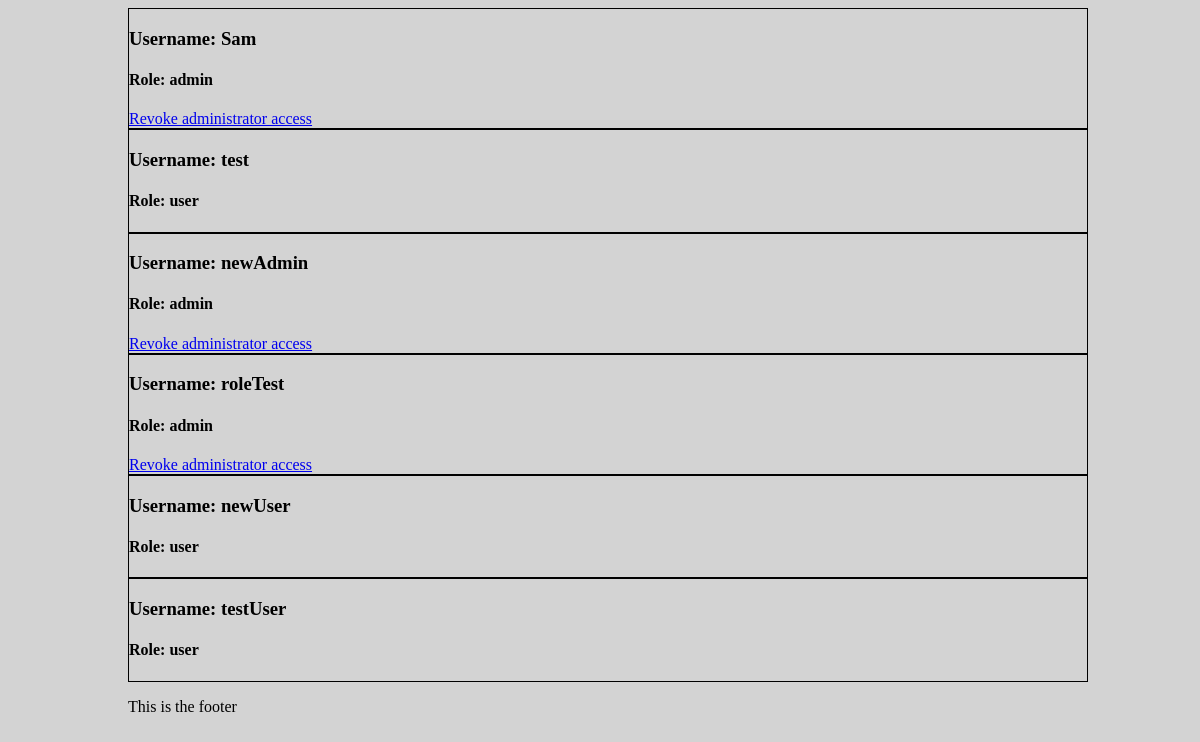
Page /view_users.php (signed in) on the earlier database version.
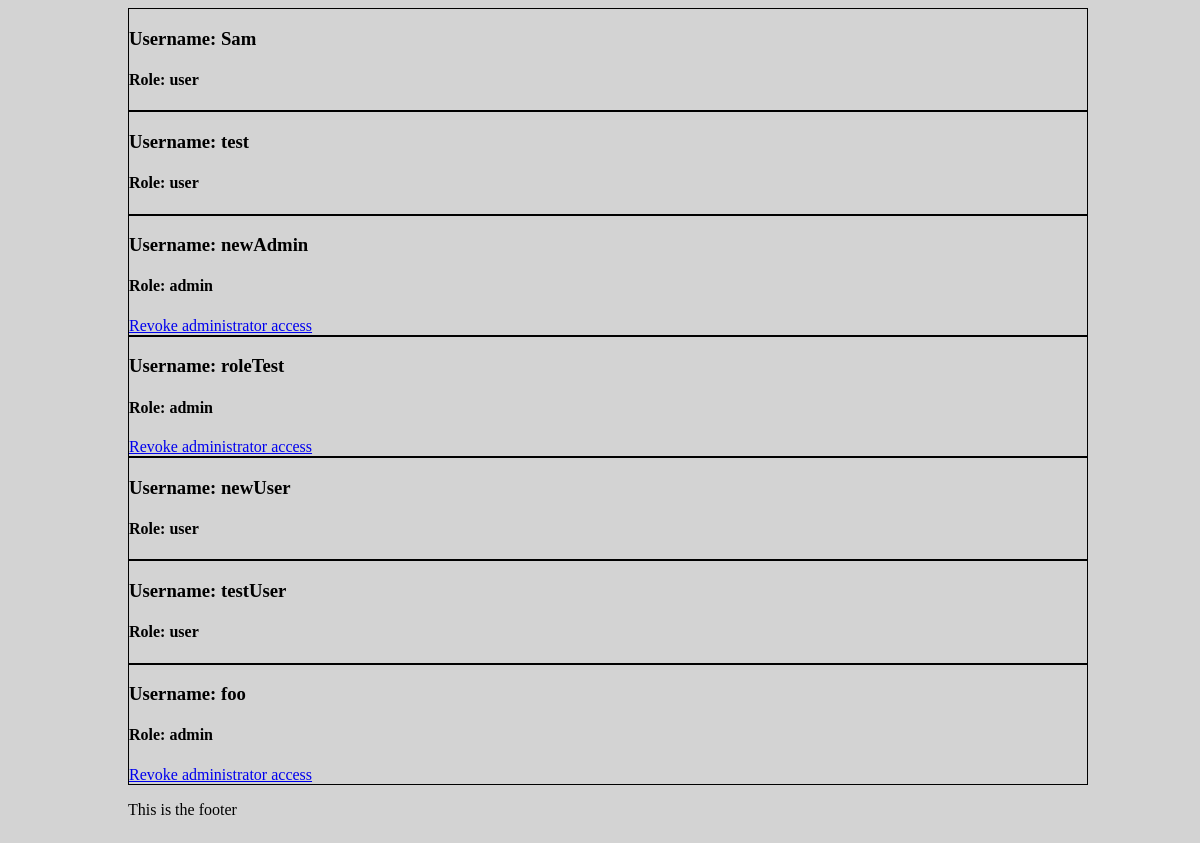
Same page on the later database version.
### tables this page shows
CREATE TABLE IF NOT EXISTS `users` (
  `username` varchar(255) NOT NULL,
  `password` text NOT NULL,
  `id` int(11) NOT NULL AUTO_INCREMENT,
  `role` varchar(50) NOT NULL,
  PRIMARY KEY (`id`)
);

### view_users.php (the view, shortened to what this page needs)
<?php
include("header.php");
include("db_connect.php");
$sql = "SELECT * FROM users";
$result = $conn->query($sql);
while ($row = $result->fetch_assoc()) {
    echo "<div class='user_block' style='border: 1px solid black;'>";
    echo "<h3>Username: " . $row["username"] . "</h3><h4>Role: " . $row["role"] . "</h4>";
    if ($row["role"] == 'admin') {
        echo "<a href='view_users.php?id=" . $row['id'] . "'>Revoke administrator access</a>";
    }
    echo "</div>";
}
include("footer.php");

Differences in the rows shown:
changed users "Sam": role "admin" → "user"; no longer shows "Revoke administrator access"
added users: username "foo", role "admin"
